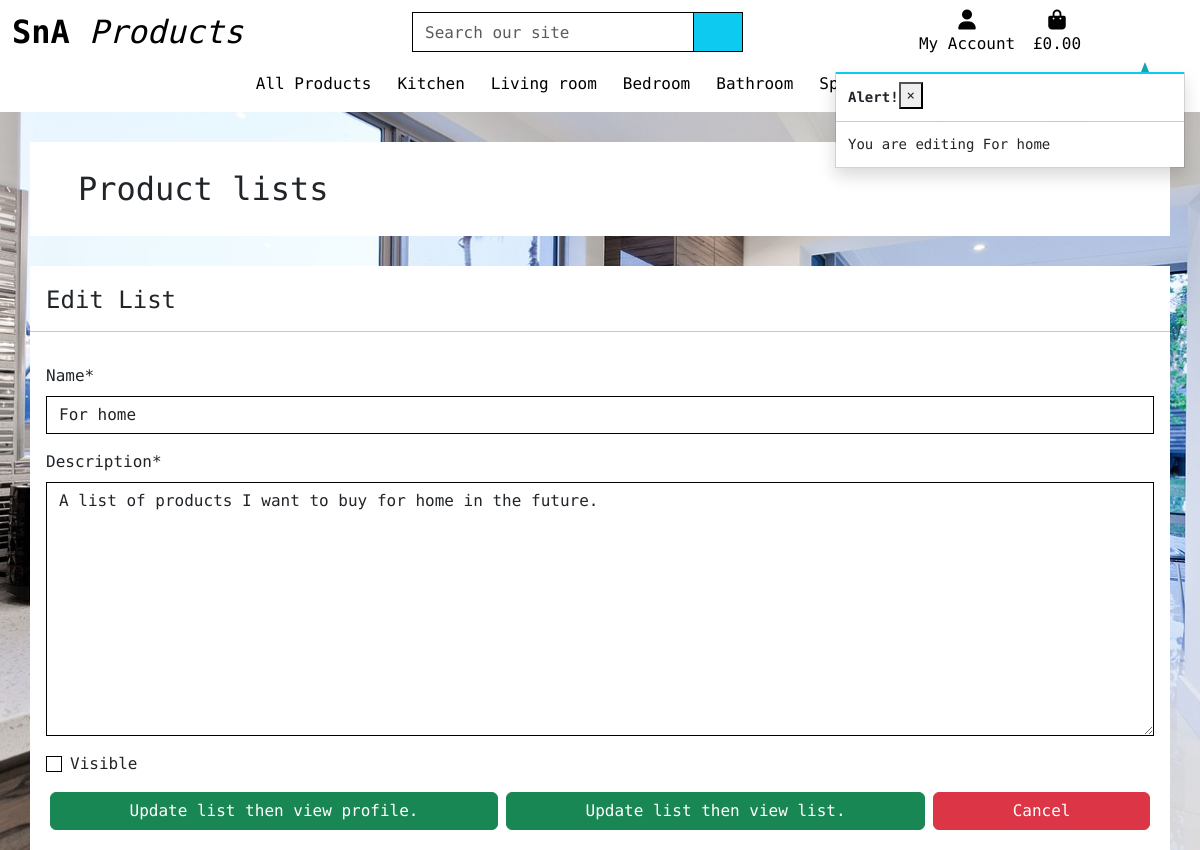
Before: /list/edit_list/1/ (signed in) with the older database file.
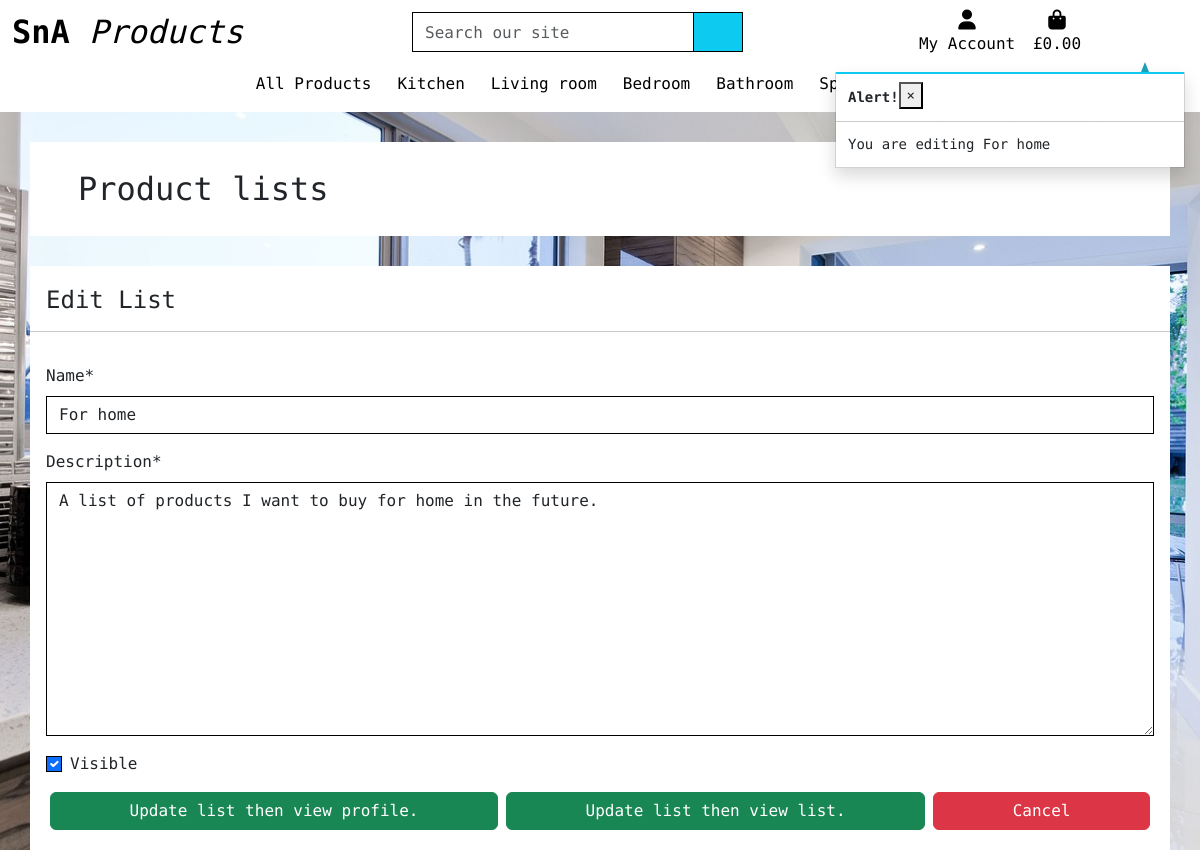
After: the same page with the newer database file.
### saved_products/models.py (models this page shows, shortened)
class SavedProductsList(models.Model):
    user = models.ForeignKey(UserProfile, on_delete=models.CASCADE, related_name='saved_items_list')
    name = models.CharField(max_length=100)
    description = models.TextField()
    visible = models.BooleanField(default=False)
    created_at = models.DateTimeField(auto_now_add=True)
    price_total = models.DecimalField(max_digits=10, decimal_places=2, default=0)
    item_on_sale = models.BooleanField(default=False)

### saved_products/views.py (the view)
# urls.py: path('edit_list/<int:list_id>/', views.edit_list, name='edit_list'),
@login_required
def edit_list(request, list_id):
    list = get_object_or_404(SavedProductsList, pk=list_id)
    if list.user.id == request.user.userprofile.id:
        if request.method == 'POST':
            if "cancel" in request.POST:
                form = ListManagementForm()
                return redirect(reverse('list', args=[form.instance.id]))
            else:
                form = ListManagementForm(request.POST, instance=list)
                if form.is_valid():
                    form.save()
                    messages.success(request, 'Product updated successfully')
                    if "view" in request.POST:
                        return redirect(reverse('list_detail', args=[form.instance.id]))
                    elif "profile" in request.POST:
                        return redirect(reverse('profile'))
                else:
                    messages.error(request, 'Failed to edit product. Please ensure the form is valid.')
        else:
            form = ListManagementForm(instance=list)
            messages.info(request, f'You are editing {list.name}')
    else:
        messages.error(request, 'You are not authorized to edit this list.')
        return redirect(reverse('list', args=[list.user.id]))
    template = 'saved_products/edit_list.html'
    context = {
        'form': form,
        'list': list,
    }
    return render(request, template, context)

### saved_products/forms.py
class ListManagementForm(forms.ModelForm):
    class Meta:
        model = SavedProductsList
        exclude = ['user', 'price_total', 'item_on_sale']
    def __init__(self, *args, **kwargs):
        super().__init__(*args, **kwargs)
        for field_name, field in self.fields.items():
            field.widget.attrs['class'] = 'border-black rounded-0'

### saved_products/templates/saved_products/edit_list.html (shortened to what this page needs)
{% extends "base.html" %}
{% load crispy_forms_filters %}
{% load static %}
{% block nav-includes %}
{% include 'includes/site-nav.html' %}
{% endblock %}
{% block content %}
    <div class="container-md floating_container px-4 py-1">
        <h2 class="m-4">Product lists</h2>
    </div>
    <div class="container-md floating_container py-1">
        <h4 class="m-3">Edit List</h4>
        <hr>
        <div class="row product-container p-2">
            <div class="col-12 container product-img-container" id="product-img-container">
                <form method="POST" action="{% url 'edit_list' list.id %}" class="form m-2" enctype="multipart/form-data">
                    {{ form | crispy }}
                    <div class="row">
                        <div class="btn-group col-8 w-100 d-flex justify-content-between">
                            <button class="btn btn-success rounded-2 mx-1" name="profile" type="submit">Update list then view profile.</button>
                            <button class="btn btn-success rounded-2 mx-1" name="view" type="submit">Update list then view list.</button>
                            <button class="btn btn-danger rounded-2 mx-1" name="cancel" type="submit">Cancel</button>
                        </div>
                    </div>
                </form>
            </div>
        </div>
    </div>
{% endblock content %}

Changed rows visible on the page:
changed SavedProductsList "For home": visible "☐" → "☑"
